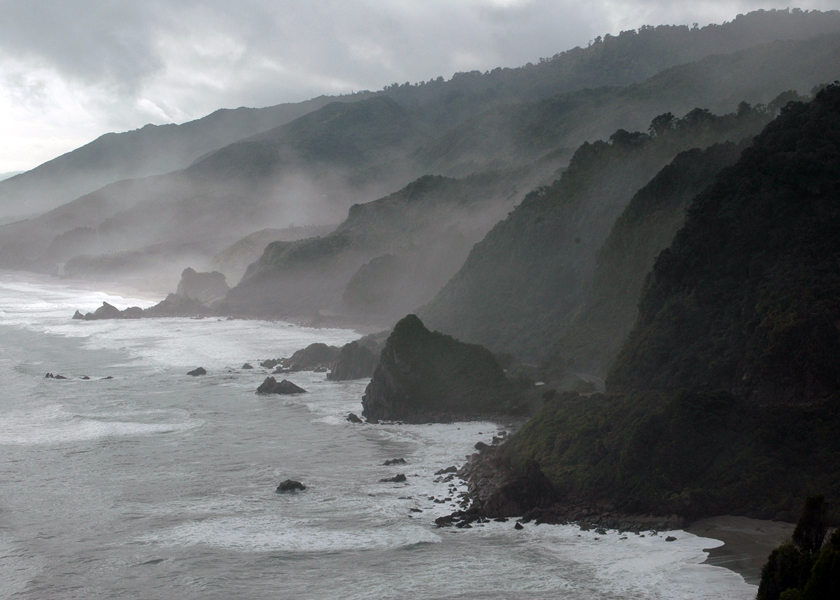
#> input picture 4to/procesamiento_de_imagenes/1ra.parcial/1er.tema/costazelanda/New_Zealand_Coast.jpg, 840 x 600 px
$ python zelaeda.py
#> lines starting #> are read from the running program, lines starting #| are printed output that depends on the picture
import cv2
import numpy as np
import matplotlib.pyplot as plt

#python3-tk

img = cv2.imread('New_Zealand_Coast.jpg', cv2.IMREAD_UNCHANGED)
#> img is the input picture: shape (600, 840, 3); mean B, G, R 115.2, 113.8, 110.9
img_color = img[:,:,::-1]
img_YCrCB = cv2.cvtColor(img_color, cv2.COLOR_RGB2YCrCb)
#> img_YCrCB: shape (600, 840, 3); mean of channels 0, 1, 2 113.1, 126.5, 129.2
img_yuv =cv2.cvtColor(img_color, cv2.COLOR_RGB2YUV)
#> img_yuv: shape (600, 840, 3); mean of channels 0, 1, 2 113.1, 129, 126

ksize= (100,100)
img_borrosa = cv2.blur(img_color, ksize)
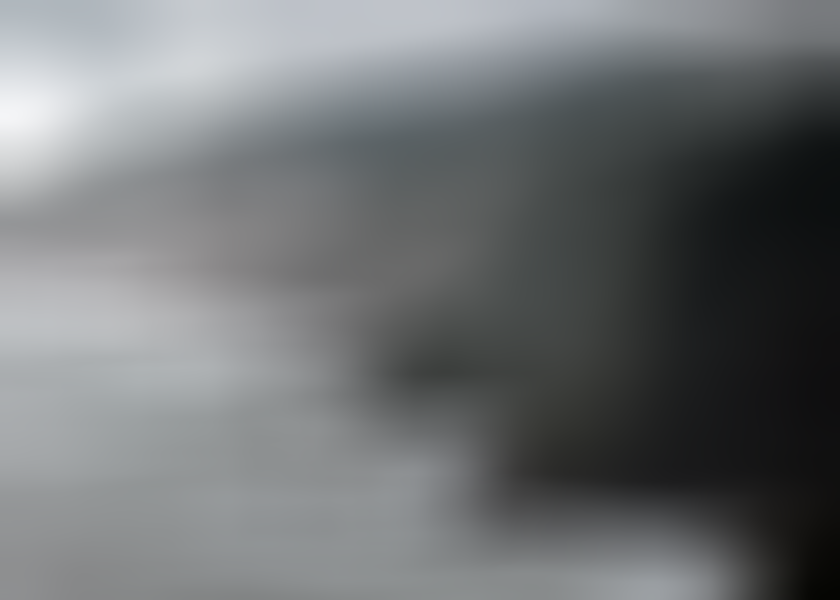
#> img_borrosa: shape (600, 840, 3); mean R, G, B 111.1, 113.9, 115.3

plt.figure(figsize=[10,5])

plt.subplot(2, 3, 1);plt.imshow(img_color);plt.title("Costa normal")
plt.subplot(2, 3, 2);plt.imshow(img_borrosa);plt.title("Costa borroso")
plt.subplot(2, 3, 3);plt.imshow(img);plt.title("Costa en RGB")
plt.subplot(2, 3, 4);plt.imshow(img_YCrCB);plt.title("Costa en YCRCB")
plt.subplot(2, 3, 5);plt.imshow(img_yuv);plt.title("Costa en yuv")


plt.show()
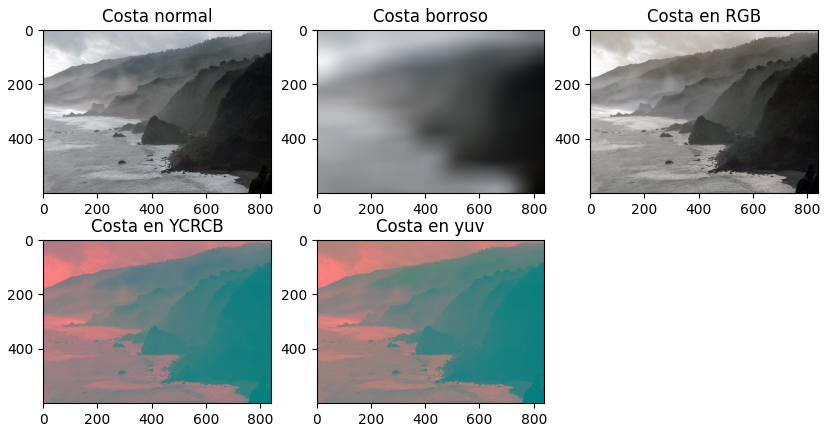
#> figure drawn by matplotlib, 5 panels; B, G, R data is drawn as R, G, B
